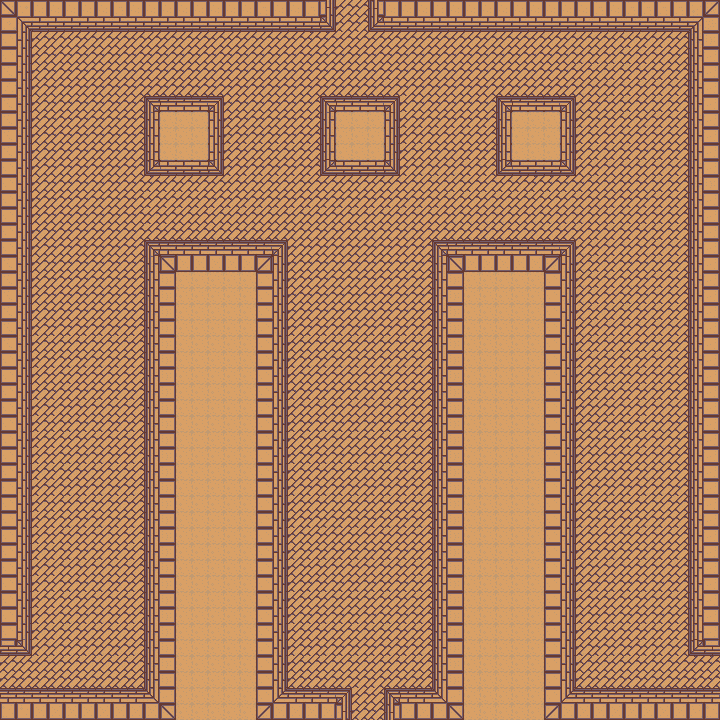

A 2D game scene composited from a Tiled map and its tileset images. What follows is a short description and the map's XML, with each tile layer's data collapsed to a summary:
An orthogonal 45x45 tile map with 16x16 px tiles, 1 tile layer (background), 3 tilesets and 20 objects.

<map version="1.0" orientation="orthogonal" renderorder="right-down" width="45" height="45" tilewidth="16" tileheight="16" nextobjectid="70">
 <tileset firstgid="1" name="tileset_1" tilewidth="16" tileheight="16" tilecount="1200" columns="40">
  <image source="tileset_1.png" width="640" height="480" />
 </tileset>
 <tileset firstgid="1201" name="player" tilewidth="32" tileheight="32" tilecount="1" columns="1">
  <image source="../../img/player_stand.png" width="32" height="36" />
 </tileset>
 <tileset firstgid="1202" name="scarab" tilewidth="64" tileheight="32" tilecount="1" columns="1">
  <image source="../../img/scarab.png" width="64" height="32" />
 </tileset>
 <layer name="background" width="45" height="45">
  <data>[2025 cells, 2025 non-empty, 43 distinct tile ids]</data>
 </layer>
 <objectgroup name="enemies">
  <object id="46" gid="1202" x="240" y="144" width="64" height="32" />
  <object id="47" gid="1202" x="416" y="144" width="64" height="32" />
  <object id="48" gid="1202" x="608" y="288" width="64" height="32" />
  <object id="49" gid="1202" x="592" y="544" width="64" height="32" />
  <object id="50" gid="1202" x="48" y="288" width="64" height="32" />
  <object id="51" gid="1202" x="64" y="544" width="64" height="32" />
  <object id="52" gid="1202" x="336" y="384" width="64" height="32" />
  <object id="53" gid="1202" x="320" y="592" width="64" height="32" />
 </objectgroup>
 <objectgroup name="solids">
  <object id="56" x="0" y="0" width="32" height="656" />
  <object id="57" x="32" y="0" width="304" height="32" />
  <object id="58" x="368" y="0" width="320" height="32" />
  <object id="59" x="688" y="0" width="32" height="656" />
  <object id="61" x="0" y="688" width="352" height="32" />
  <object id="62" x="384" y="688" width="336" height="32" />
  <object id="63" x="144" y="240" width="144" height="448" />
  <object id="65" x="432" y="240" width="144" height="448" />
  <object id="66" x="144" y="96" width="80" height="80" />
  <object id="67" x="320" y="96" width="80" height="80" />
  <object id="69" x="496" y="96" width="80" height="80" />
 </objectgroup>
 <objectgroup name="player">
  <object id="55" gid="1201" x="32" y="64" width="32" height="32" />
 </objectgroup>
</map>
